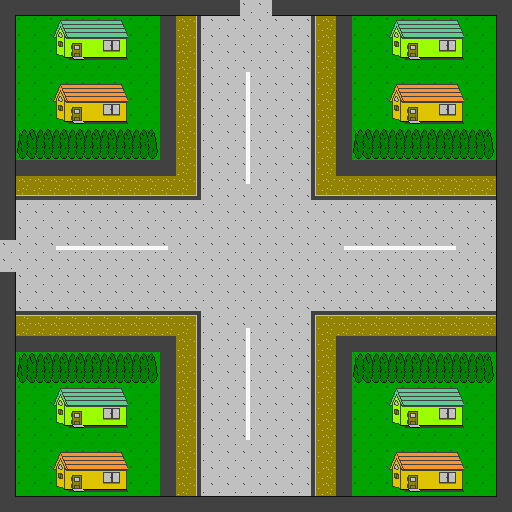

The image is a tile-based game level rendered from a .tmx file. Its description and source (layers, tilesets, objects; grid data summarised) follow:
An orthogonal 32x32 tile map with 16x16 px tiles, 3 tile layers (base_layer, back_layer, front_layer), 3 hidden layers not drawn, 2 tilesets.

<map version="1.2" tiledversion="1.2.1" orientation="orthogonal" renderorder="right-down" width="32" height="32" tilewidth="16" tileheight="16" infinite="0" nextlayerid="8" nextobjectid="2">
 <tileset firstgid="1" source="stage4_bg_tileset.tsx" />
 <tileset firstgid="257" source="area_tileset.tsx" />
 <layer id="1" name="base_layer" width="32" height="32" locked="1">
  <data>[1024 cells, 1024 non-empty, 17 distinct tile ids]</data>
 </layer>
 <layer id="2" name="back_layer" width="32" height="32" locked="1">
  <data>[1024 cells, 192 non-empty, 36 distinct tile ids]</data>
 </layer>
 <layer id="3" name="front_layer" width="32" height="32" locked="1">
  <data>[1024 cells, 196 non-empty, 9 distinct tile ids]</data>
 </layer>
 <layer id="5" name="object_layer" width="32" height="32" visible="0" locked="1">
  <data>[1024 cells, 34 non-empty, 31 distinct tile ids]</data>
 </layer>
 <layer id="6" name="area_layer" width="32" height="32" visible="0" locked="1">
  <data>[1024 cells, 504 non-empty, 5 distinct tile ids]</data>
 </layer>
 <layer id="7" name="connect_layer" width="32" height="32" visible="0" locked="1">
  <data>[1024 cells, 8 non-empty, 8 distinct tile ids]</data>
 </layer>
</map>
